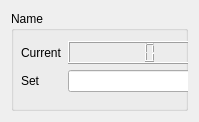
<?xml version="1.0" encoding="UTF-8"?>
<ui version="4.0">
 <class>Form</class>
 <widget class="QWidget" name="Form">
  <property name="geometry">
   <rect>
    <x>0</x>
    <y>0</y>
    <width>199</width>
    <height>118</height>
   </rect>
  </property>
  <property name="minimumSize">
   <size>
    <width>94</width>
    <height>0</height>
   </size>
  </property>
  <property name="windowTitle">
   <string>GateWidget</string>
  </property>
  <layout class="QVBoxLayout" name="verticalLayout" stretch="0">
   <property name="sizeConstraint">
    <enum>QLayout::SetMinimumSize</enum>
   </property>
   <item>
    <widget class="QGroupBox" name="groupBox">
     <property name="sizePolicy">
      <sizepolicy hsizetype="Preferred" vsizetype="Preferred">
       <horstretch>0</horstretch>
       <verstretch>0</verstretch>
      </sizepolicy>
     </property>
     <property name="minimumSize">
      <size>
       <width>0</width>
       <height>100</height>
      </size>
     </property>
     <property name="title">
      <string>Name</string>
     </property>
     <widget class="QWidget" name="verticalLayoutWidget">
      <property name="geometry">
       <rect>
        <x>10</x>
        <y>30</y>
        <width>171</width>
        <height>61</height>
       </rect>
      </property>
      <layout class="QFormLayout" name="formLayout">
       <property name="sizeConstraint">
        <enum>QLayout::SetDefaultConstraint</enum>
       </property>
       <item row="0" column="0">
        <widget class="QLabel" name="label">
         <property name="text">
          <string>Current</string>
         </property>
        </widget>
       </item>
       <item row="0" column="1">
        <widget class="QLCDNumber" name="lcdNumber"/>
       </item>
       <item row="1" column="0">
        <widget class="QLabel" name="label_2">
         <property name="text">
          <string>Set</string>
         </property>
        </widget>
       </item>
       <item row="1" column="1">
        <widget class="QLineEdit" name="lineEdit"/>
       </item>
      </layout>
     </widget>
    </widget>
   </item>
  </layout>
 </widget>
 <resources/>
 <connections/>
</ui>
